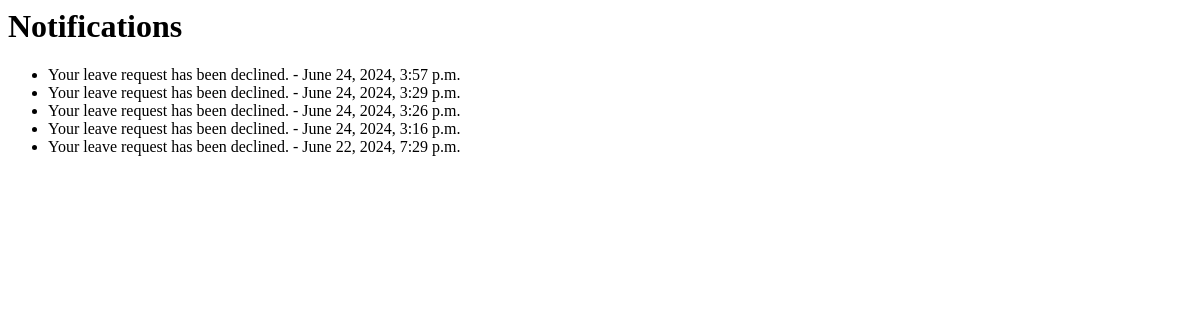
Before: /notification/ (signed in) with the older database file.
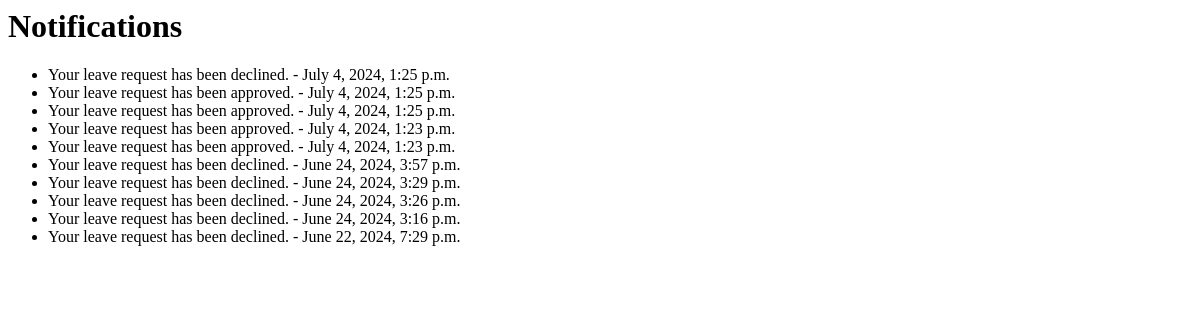
After: the same page with the newer database file.
### notification/models.py (models this page shows, shortened)
class Notification(models.Model):
    recipient = models.ForeignKey(User, on_delete=models.CASCADE)
    message = models.TextField()
    is_read = models.BooleanField(default=False)
    timestamp = models.DateTimeField(auto_now_add=True)

### notification/views.py (the view)
# urls.py: path('', views.view_notifications, name='view_notifications'),
@login_required
def view_notifications(request):
    user_notifications = Notification.objects.filter(recipient=request.user).order_by('-timestamp')
    return render(request, 'notifications/view_notifications.html', {'user_notifications': user_notifications})

### notification/templates/notifications/view_notifications.html
  <h1>Notifications</h1>
  <ul>
    {% for notification in user_notifications %}
      <li>{{ notification.message }} - {{ notification.timestamp }}</li>
    {% empty %}
      <li>No notifications.</li>
    {% endfor %}
  </ul>

Changed rows visible on the page:
added Notification: message "Your leave request has been declined.", timestamp "July 4, 2024, 1:25 p.m."
added Notification: message "Your leave request has been approved.", timestamp "July 4, 2024, 1:25 p.m."
added Notification: message "Your leave request has been approved.", timestamp "July 4, 2024, 1:25 p.m."
added Notification: message "Your leave request has been approved.", timestamp "July 4, 2024, 1:23 p.m."
added Notification: message "Your leave request has been approved.", timestamp "July 4, 2024, 1:23 p.m."
